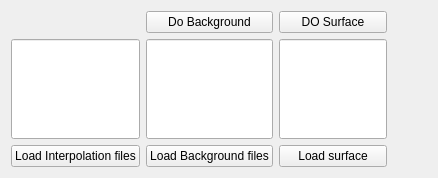
        <widget class="QWidget" name="tab_2">
         <attribute name="title">
          <string>图像优化</string>
         </attribute>
         <layout class="QGridLayout" name="gridLayout_11">
          <item row="1" column="1">
           <widget class="QLineEdit" name="BG_DIR">
            <property name="minimumSize">
             <size>
              <width>0</width>
              <height>100</height>
             </size>
            </property>
            <property name="maximumSize">
             <size>
              <width>300</width>
              <height>16777215</height>
             </size>
            </property>
           </widget>
          </item>
          <item row="2" column="1">
           <widget class="QPushButton" name="LoadBG">
            <property name="text">
             <string>Load Background files</string>
            </property>
           </widget>
          </item>
          <item row="0" column="2">
           <widget class="QPushButton" name="redoSurf">
            <property name="enabled">
             <bool>true</bool>
            </property>
            <property name="maximumSize">
             <size>
              <width>200</width>
              <height>16777215</height>
             </size>
            </property>
            <property name="text">
             <string>DO Surface</string>
            </property>
           </widget>
          </item>
          <item row="2" column="2">
           <widget class="QPushButton" name="LoadSurface">
            <property name="enabled">
             <bool>true</bool>
            </property>
            <property name="text">
             <string>Load surface</string>
            </property>
           </widget>
          </item>
          <item row="2" column="0">
           <widget class="QPushButton" name="LoadInD">
            <property name="text">
             <string>Load Interpolation files</string>
            </property>
           </widget>
          </item>
          <item row="1" column="0">
           <widget class="QLineEdit" name="InD_DIR">
            <property name="minimumSize">
             <size>
              <width>0</width>
              <height>100</height>
             </size>
            </property>
            <property name="maximumSize">
             <size>
              <width>300</width>
              <height>16777215</height>
             </size>
            </property>
           </widget>
          </item>
          <item row="1" column="3">
           <spacer name="horizontalSpacer_15">
            <property name="orientation">
             <enum>Qt::Horizontal</enum>
            </property>
            <property name="sizeHint" stdset="0">
             <size>
              <width>40</width>
              <height>20</height>
             </size>
            </property>
           </spacer>
          </item>
          <item row="1" column="2">
           <widget class="QLineEdit" name="Surf_DIR">
            <property name="enabled">
             <bool>true</bool>
            </property>
            <property name="minimumSize">
             <size>
              <width>0</width>
              <height>100</height>
             </size>
            </property>
            <property name="maximumSize">
             <size>
              <width>200</width>
              <height>16777215</height>
             </size>
            </property>
           </widget>
          </item>
          <item row="0" column="1">
           <widget class="QPushButton" name="redoBG">
            <property name="text">
             <string>Do Background</string>
            </property>
            <property name="checkable">
             <bool>false</bool>
            </property>
           </widget>
          </item>
         </layout>
        </widget>
